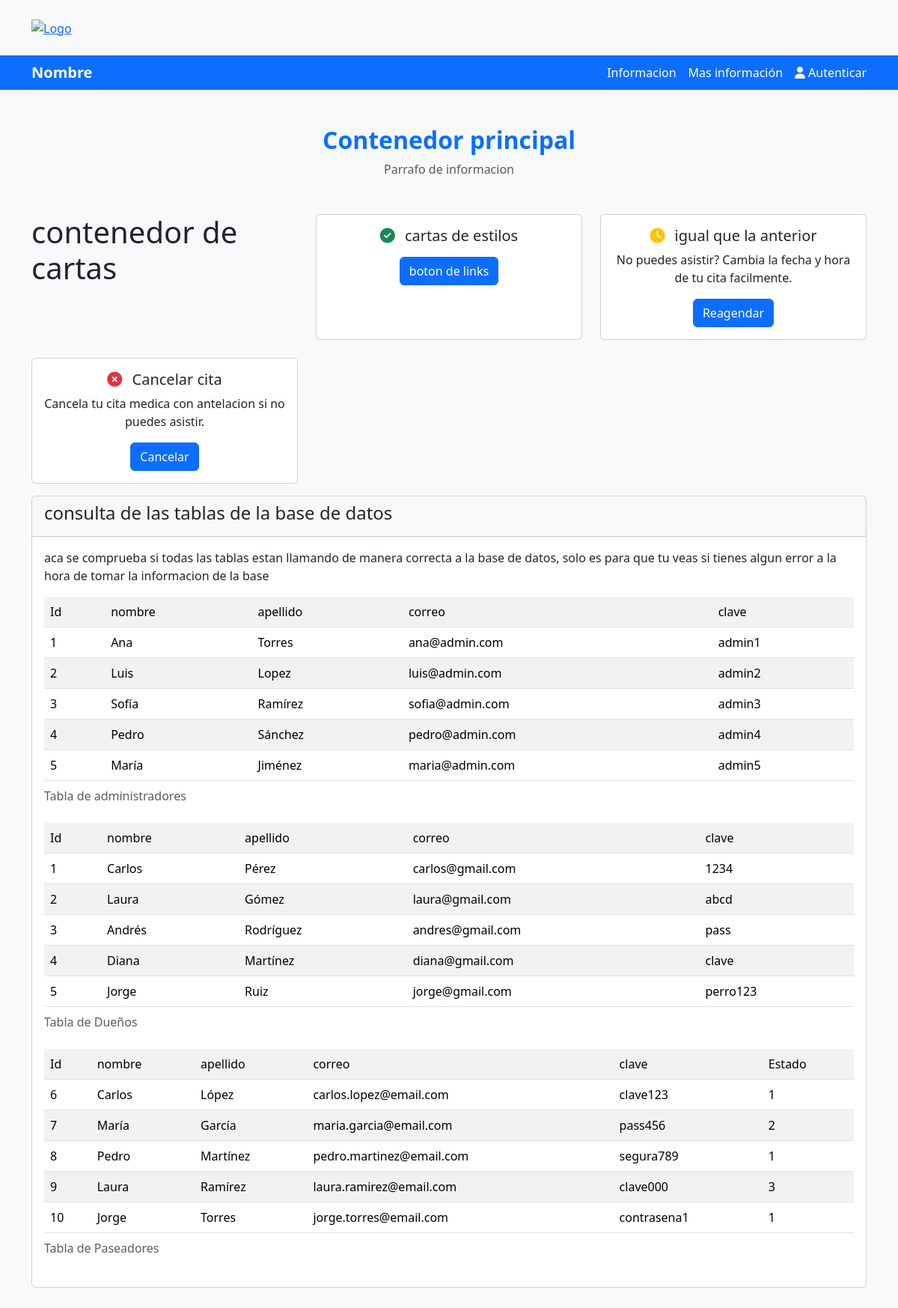
The page / on the database its author committed.
### tables this page shows
CREATE TABLE `administradores` (
  `idAdministradores` int(11) NOT NULL,
  `Nombre` varchar(45) NOT NULL,
  `Apellido` varchar(45) NOT NULL,
  `Correo` varchar(45) NOT NULL,
  `Clave` varchar(45) NOT NULL
);

CREATE TABLE `paseador` (
  `idPaseador` int(11) NOT NULL,
  `Nombre` varchar(45) NOT NULL,
  `Apellido` varchar(45) NOT NULL,
  `Correo` varchar(45) NOT NULL,
  `Clave` varchar(45) NOT NULL,
  `FotoPaseador` blob NOT NULL,
  `EstadoPaseador_idEstadoPaseador` int(11) NOT NULL
);

### Logica/Administrador.php (called while the page is built, shortened)
<?php
require_once("Logica/Persona.php");
require_once("Persistencia/AdministradorDAO.php");
require_once("Persistencia/Conexion.php");
 class Administrador extends Persona{
    public function consultar(){
        $conexion = new Conexion();
        $AdministradorDAO = new AdministradorDAO();
        $conexion -> abrir();
        $conexion -> ejecutar($AdministradorDAO-> Consultar());
        $Administradores = array();
        while(($datos = $conexion -> registro()) != null){
            $administrador = new Administrador($datos[0],$datos[1],$datos[2],$datos[3],$datos[4]);
            array_push($Administradores, $administrador);
        }
        return $Administradores;
    }
 }
?>

### Persistencia/AdministradorDAO.php (called while the page is built, shortened)
<?php
class AdministradorDAO {
    public function Consultar() {
        return "SELECT * FROM Administradores";
    }
}
?>

### Persistencia/Conexion.php (called while the page is built, shortened)
<?php
class Conexion{
    private $conexion;
    private $resultado;
    public function abrir(){
        $this -> conexion = new mysqli("localhost", "root", "", "Paseos");
    }
    public function ejecutar($sentencia){
        $this -> resultado = $this -> conexion -> query($sentencia);
    }
    public function registro(){
        return $this -> resultado -> fetch_row();
    }
}
?>

### Logica/Persona.php (called while the page is built, shortened)
<?php
abstract class Persona
{
    protected $id;
    protected $Nombre;
    protected $apellido;
    protected $Correo;
    protected $Clave;
    public function __construct($id = "", $Nombre = "", $apellido = "", $Correo = "", $Clave = "")
    {
        $this->id = $id;
        $this->Nombre = $Nombre;
        $this->apellido=$apellido;
        $this->Correo=$Correo;
        $this->Clave=$Clave;
    }
    public function getId()
    {
        return $this->id;
    }
    public function getNombre()
    {
        return $this->Nombre;
    }
    public function getApellido()
    {
        return $this->apellido;
    }
    public function getCorreo()
    {
        return $this->Correo;
    }
    public function getClave()
    {
        return $this->Clave;
    }
}
?>

### Logica/Dueño.php (called while the page is built, shortened)
<?php
require_once("Logica/Persona.php");
require_once("Persistencia/DueñoDAO.php");
require_once("Persistencia/Conexion.php");
 class Dueño extends Persona{
    public function consultar(){
        $conexion = new Conexion();
        $DueñoDAO = new DueñoDAO();
        $conexion -> abrir();
        $conexion -> ejecutar($DueñoDAO-> Consultar());
        $Dueños = array();
        while(($datos = $conexion -> registro()) != null){
            $Dueño = new Dueño($datos[0],$datos[1],$datos[2],$datos[3],$datos[4]);
            array_push($Dueños, $Dueño);
        }
        return $Dueños;
    }
 }
?>

### Persistencia/DueñoDAO.php (called while the page is built, shortened)
<?php
class DueñoDAO {
    public function Consultar() {
        return "SELECT * FROM Dueño";
    }
}
?>

### Logica/Paseador.php (called while the page is built, shortened)
<?php
require_once("Logica/Persona.php");
require_once("Persistencia/PaseadorDAO.php");
require_once("Persistencia/Conexion.php");
 class Paseador extends Persona{
    private $Estado;
        public function __construct($id="",$Nombre="",$apellido="",$Correo="",$Clave="",$Foto="",$Estado=""){
            $this->Estado=$Estado;
    }
    public function getEstado(){
        return $this->Estado;
    }
    public function consultar(){
        $conexion = new Conexion();
        $PaseadorDAO = new PaseadorDAO();
        $conexion -> abrir();
        $conexion -> ejecutar($PaseadorDAO-> Consultar());
        $Dueños = array();
        while(($datos = $conexion -> registro()) != null){
            $Paseador = new Paseador($datos[0],$datos[1],$datos[2],$datos[3],$datos[4],$datos[5],$datos[6]);
            array_push($Dueños, $Paseador);
        }
        return $Dueños;
    }
 }
?>

### Persistencia/PaseadorDAO.php (called while the page is built, shortened)
<?php
class PaseadorDAO {
    public function Consultar() {
        return "SELECT * FROM Paseador";
    }
}
?>

### Presentacion/inicio.php (the view, shortened to what this page needs)
<body class="bg-light">
	<?php include("presentacion/encabezado.php")?>
	<nav class="bg-primary text-white py-2">
		<div
			class="container d-flex flex-column flex-md-row justify-content-between align-items-center">
			<div class="fw-bold fs-5 mb-2 mb-md-0">Nombre</div>
			<div
				class="d-flex flex-column flex-md-row gap-3 text-center text-md-start">
				<a href="#" class="text-white text-decoration-none">Informacion</a>
				<a href="#" class="text-white text-decoration-none">Mas información</a>
				<a href="?pid=<?php echo base64_encode("presentacion/autenticar.php") ?>" class="text-white text-decoration-none"><i
					class="fas fa-user me-1"></i>Autenticar</a>
			</div>
		</div>
	</nav>
	<div class="container my-5">
		<div class="text-center mb-5">
			<h2 class="text-primary fw-bold">Contenedor principal</h2>
			<p class="text-dark opacity-75">Parrafo de informacion</p>
		</div>
		<div class="row row-cols-1 row-cols-md-3 g-4"><h1>contenedor de cartas</h1>
			<div class="col">
				<div class="card h-100 text-center">
					<div class="card-body">
						<h5 class="card-title">
							<i class="fas fa-check-circle text-success me-2"></i> cartas de estilos	</h5>
						<a href="#" class="btn btn-primary">boton de links</a>
					</div>
				</div>
			</div>
			<div class="col">
				<div class="card h-100 text-center">
					<div class="card-body">
						<h5 class="card-title">
							<i class="fas fa-clock text-warning me-2"></i> igual que la anterior
						</h5>
						<p class="card-text">No puedes asistir? Cambia la fecha y hora de
							tu cita facilmente.</p>
						<a href="#" class="btn btn-primary">Reagendar</a>
					</div>
				</div>
			</div>
			<div class="col">
				<div class="card h-100 text-center">
					<div class="card-body">
						<h5 class="card-title">
							<i class="fas fa-times-circle text-danger me-2"></i> Cancelar
							cita
						</h5>
						<p class="card-text">Cancela tu cita medica con antelacion si no
							puedes asistir.</p>
						<a href="#" class="btn btn-primary">Cancelar</a>
					</div>
				</div>
			</div>
		</div>
		<div class="row mt-3">
			<div class="col">
				<div class="card">
					<div class="card-header"><h4>consulta de las tablas de la base de datos</h4></div>
					<div class="card-body">
                        <p>aca se comprueba si todas las tablas estan llamando de manera correcta a la base de datos, solo es para que tu veas si tienes algun error a la hora de tomar la informacion de la base</p>
        				<?php
        				$Administrador = new Administrador();
        				$Administradores = $Administrador -> consultar();
        				echo "<table class='table table-striped table-hover'><caption>Tabla de administradores</caption>";
        				echo "<tr><td>Id</td><td>nombre</td><td>apellido</td><td>correo</td><td>clave</td></tr>";
        				foreach($Administradores as $admins){
        				    echo "<tr>";
        				    echo "<td>" . $admins -> getId() . "</td>";
        				    echo "<td>" . $admins -> getNombre() . "</td>";
        				    echo "<td>" . $admins -> getApellido() . "</td>";
        				    echo "<td>" . $admins -> getCorreo(). "</td>";
        				    echo "<td>" . $admins -> getClave() . "</td>";
        				    echo "</tr>";
        				}
        				echo "</table>";
						$Dueño = new Dueño();
        				$Dueños = $Dueño -> consultar();
        				echo "<table class='table table-striped table-hover'><caption>Tabla de Dueños</caption>";
        				echo "<tr><td>Id</td><td>nombre</td><td>apellido</td><td>correo</td><td>clave</td></tr>";
        				foreach($Dueños as $Due){
        				    echo "<tr>";
        				    echo "<td>" . $Due -> getId() . "</td>";
        				    echo "<td>" . $Due -> getNombre() . "</td>";
        				    echo "<td>" . $Due -> getApellido() . "</td>";
        				    echo "<td>" . $Due -> getCorreo(). "</td>";
        				    echo "<td>" . $Due -> getClave() . "</td>";
        				    echo "</tr>";
        				}
        				echo "</table>";
						$Paseador = new Paseador();
        				$Paseadores = $Paseador -> consultar();
        				echo "<table class='table table-striped table-hover'><caption>Tabla de Paseadores</caption>";
        				echo "<tr><td>Id</td><td>nombre</td><td>apellido</td><td>correo</td><td>clave</td><td>Estado</td></tr>";
        				foreach($Paseadores as $Pas){
        				    echo "<tr>";
        				    echo "<td>" . $Pas -> getId() . "</td>";
        				    echo "<td>" . $Pas -> getNombre() . "</td>";
        				    echo "<td>" . $Pas -> getApellido() . "</td>";
        				    echo "<td>" . $Pas -> getCorreo(). "</td>";
        				    echo "<td>" . $Pas -> getClave() . "</td>";
        				    echo "<td>" . $Pas -> getEstado() . "</td>";
        				    echo "</tr>";
        				}
        				echo "</table>";
        				?>
    				</div>
				</div>
			</div>
		</div>
	</div>
</body>

### Index.php (shortened to what this page needs)
<?php
require ("Logica/Administrador.php");
require ("Logica/Dueño.php");
require ("Logica/paseador.php");
?>
<!DOCTYPE html>
<html lang="es">
<head>
<link href="https://cdn.jsdelivr.net/npm/bootstrap@5.3.3/dist/css/bootstrap.min.css" rel="stylesheet">
<link href="https://use.fontawesome.com/releases/v6.7.2/css/all.css" rel="stylesheet">
</head>
<?php
if(!isset($_GET["pid"])){
    include ("presentacion/inicio.php");
}
?>
</html>

### Presentacion/encabezado.php (shortened to what this page needs)
<div class="container py-4">
	<div class="row align-items-center">
		<div class="col-md-4 text-center text-md-start mb-3 mb-md-0">
			<a href="?"><img src="img/logo.png" alt="Logo" class="img-fluid"
				style="width: 150px; height: auto;"></a>
		</div>
		<div class="col-md-8 text-center text-md-start">
		</div>
	</div>
</div>

### rows shown on the page
administradores: idAdministradores "1", Nombre "Ana", Apellido "Torres", Correo "ana@admin.com", Clave "admin1"
administradores: idAdministradores "2", Nombre "Luis", Apellido "Lopez", Correo "luis@admin.com", Clave "admin2"
administradores: idAdministradores "3", Nombre "Sofía", Apellido "Ramírez", Correo "sofia@admin.com", Clave "admin3"
administradores: idAdministradores "4", Nombre "Pedro", Apellido "Sánchez", Correo "pedro@admin.com", Clave "admin4"
administradores: idAdministradores "5", Nombre "María", Apellido "Jiménez", Correo "maria@admin.com", Clave "admin5"
dueño: idDueño "1", Nombre "Carlos", Apellido "Pérez", Correo "carlos@gmail.com", Clave "1234"
dueño: idDueño "2", Nombre "Laura", Apellido "Gómez", Correo "laura@gmail.com", Clave "abcd"
dueño: idDueño "3", Nombre "Andrés", Apellido "Rodríguez", Correo "andres@gmail.com", Clave "pass"
dueño: idDueño "4", Nombre "Diana", Apellido "Martínez", Correo "diana@gmail.com", Clave "clave"
dueño: idDueño "5", Nombre "Jorge", Apellido "Ruiz", Correo "jorge@gmail.com", Clave "perro123"
paseador: idPaseador "6", Nombre "Carlos", Apellido "López", Correo "carlos.lopez@email.com", Clave "clave123", EstadoPaseador_idEstadoPaseador "1"
paseador: idPaseador "7", Nombre "María", Apellido "García", Correo "maria.garcia@email.com", Clave "pass456", EstadoPaseador_idEstadoPaseador "2"
paseador: idPaseador "8", Nombre "Pedro", Apellido "Martínez", Correo "pedro.martinez@email.com", Clave "segura789", EstadoPaseador_idEstadoPaseador "1"
paseador: idPaseador "9", Nombre "Laura", Apellido "Ramírez", Correo "laura.ramirez@email.com", Clave "clave000", EstadoPaseador_idEstadoPaseador "3"
paseador: idPaseador "10", Nombre "Jorge", Apellido "Torres", Correo "jorge.torres@email.com", Clave "contrasena1", EstadoPaseador_idEstadoPaseador "1"
